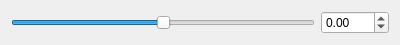
<?xml version="1.0" encoding="UTF-8"?>
<ui version="4.0">
 <class>ArbitraryRotationWidget</class>
 <widget class="QWidget" name="ArbitraryRotationWidget">
  <property name="geometry">
   <rect>
    <x>0</x>
    <y>0</y>
    <width>400</width>
    <height>35</height>
   </rect>
  </property>
  <property name="minimumSize">
   <size>
    <width>400</width>
    <height>0</height>
   </size>
  </property>
  <property name="windowTitle">
   <string/>
  </property>
  <layout class="QHBoxLayout" name="horizontalLayout">
   <item>
    <widget class="QSlider" name="Slider_">
     <property name="minimum">
      <number>-180</number>
     </property>
     <property name="maximum">
      <number>180</number>
     </property>
     <property name="orientation">
      <enum>Qt::Horizontal</enum>
     </property>
    </widget>
   </item>
   <item>
    <widget class="QDoubleSpinBox" name="Spinbox_">
     <property name="minimum">
      <double>-180.000000000000000</double>
     </property>
     <property name="maximum">
      <double>180.000000000000000</double>
     </property>
    </widget>
   </item>
  </layout>
 </widget>
 <resources/>
 <connections/>
</ui>
